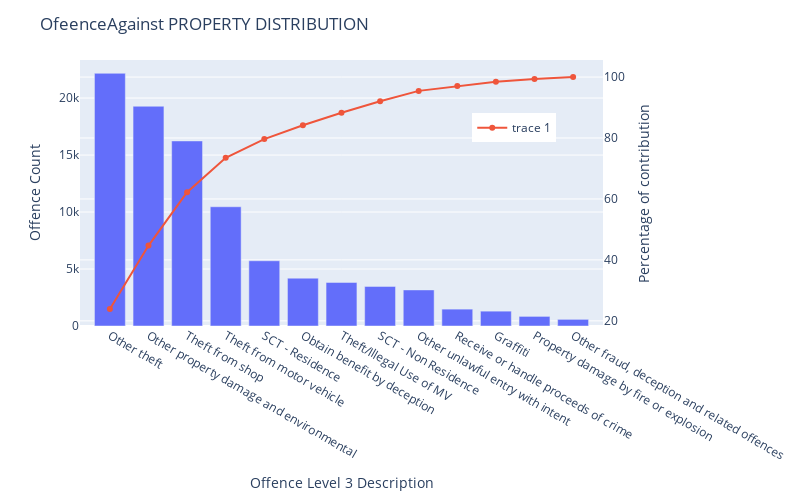

Notebook code for this chart:
### Markdown cell above
INSIGTH
- "ACTS INTENDED TO CAUSE INJURY" is responsible for nearly  **80 %** of offence against person.

### Code cell
filter = data["Offence Level 3 Description"].isin( OL3_of_OL1_PROPERTY)
cols = ["Offence Level 1 Description" , "Offence Level 3 Description" , "Offence count"]
ol3_PROPERTY = data.loc[filter ,cols ].groupby( by =cols[1] )[[cols[2]]].sum()
ol3_PROPERTY=ol3_PROPERTY.sort_values(by  =cols[2] , ascending=False )
ol3_PROPERTY

contribution = np.cumsum(100*ol3_PROPERTY["Offence count"]/np.sum(ol3_PROPERTY["Offence count"]))


fig = px.bar(data_frame =ol3_PROPERTY, x=ol3_PROPERTY.index, y="Offence count",
             # color=px.Constant("This year"),
             labels={'y': 'Left Axis'},
             width = 800,
             height=500)
fig.add_scatter( x=ol3_PROPERTY.index, y=contribution ,yaxis = 'y2'  )
fig.update_layout(
    title= "OfeenceAgainst PROPERTY DISTRIBUTION",
    yaxis=dict(title='Offence Count' , side = 'left'),
    yaxis2=dict( title =  'Percentage of contribution', overlaying='y', side='right'),
    legend=dict(x=0.75, y=0.80)
)
fig.show()

### Figure 1 — Plotly figure (JSON) as saved in the notebook; plotly's stock layout.template omitted (floating-point values rounded to 4 significant figures)
{"data": [{"alignmentgroup": "True", "hovertemplate": "Offence Level 3 Description=%{x}<br>Offence count=%{y}<extra></extra>", "legendgroup": "", "marker": {"color": "#636efa", "pattern": {"shape": ""}}, "name": "", "offsetgroup": "", "orientation": "v", "showlegend": false, "textposition": "auto", "type": "bar", "x": ["Other theft", "Other property damage and environmental", "Theft from shop", "Theft from motor vehicle", "SCT - Residence", "Obtain benefit by deception", "Theft/Illegal Use of MV", "SCT - Non Residence", "Other unlawful entry with intent", "Receive or handle proceeds of crime", "Graffiti", "Property damage by fire or explosion", "Other fraud, deception and related offences"], "xaxis": "x", "y": [22173, 19283, 16238, 10463, 5724, 4197, 3825, 3475, 3167, 1480, 1303, 843, 583], "yaxis": "y"}, {"type": "scatter", "x": ["Other theft", "Other property damage and environmental", "Theft from shop", "Theft from motor vehicle", "SCT - Residence", "Obtain benefit by deception", "Theft/Illegal Use of MV", "SCT - Non Residence", "Other unlawful entry with intent", "Receive or handle proceeds of crime", "Graffiti", "Property damage by fire or explosion", "Other fraud, deception and related offences"], "y": [23.91, 44.69, 62.2, 73.48, 79.65, 84.18, 88.3, 92.05, 95.46, 97.06, 98.46, 99.37, 100.0], "yaxis": "y2"}], "layout": {"barmode": "relative", "height": 500, "legend": {"tracegroupgap": 0, "x": 0.75, "y": 0.8}, "margin": {"t": 60}, "title": {"text": "OfeenceAgainst PROPERTY DISTRIBUTION"}, "width": 800, "xaxis": {"anchor": "y", "autorange": true, "domain": [0, 1], "range": [-0.7783, 12.78], "title": {"text": "Offence Level 3 Description"}, "type": "category"}, "yaxis": {"anchor": "x", "autorange": true, "domain": [0, 1], "range": [0, 23340], "side": "left", "title": {"text": "Offence Count"}, "type": "linear"}, "yaxis2": {"autorange": true, "overlaying": "y", "range": [18.26, 105.6], "side": "right", "title": {"text": "Percentage of contribution"}, "type": "linear"}}}
